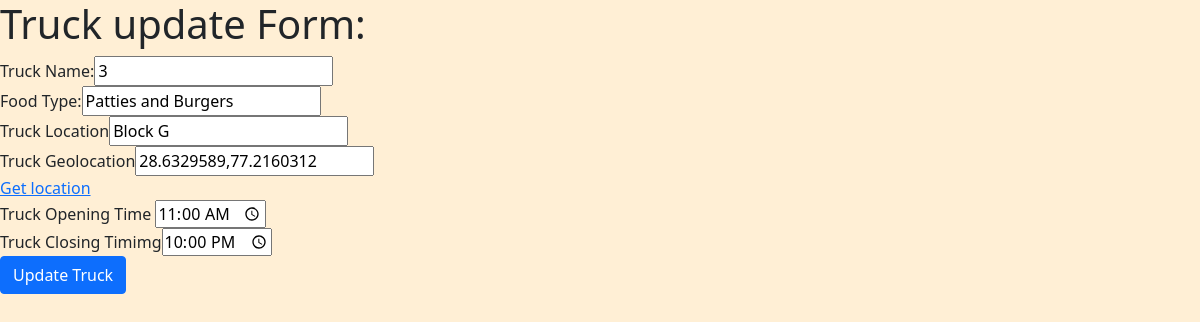
Screenshot of /truck/update/10 with the database file from the repository.
### truckapp/models.py (models this page shows, shortened)
class Truck(models.Model):
    truck_name = models.CharField(max_length=100)
    truck_location = models.CharField(max_length=100)
    food_type = models.CharField(max_length=100, null=True)
    geo_location = models.CharField(max_length=100, null=True)
    truck_opening_time=models.CharField(max_length=20,null=True)
    truck_closing_time=models.CharField(max_length=20,null=True)

### truckapp/views.py (the view, shortened to what this page needs)
# urls.py: path('truck/update/<pk>',views.truck_update_view,name='update'),
def truck_update_view(request,pk):
    truck=Truck.objects.get(id=pk)
    return render(request,'truckapp/update.html',{'truck':truck})

### templates/truckapp/update.html (shortened to what this page needs)
{% extends 'truckapp/base.html' %} {% block content%}
<h1>Truck update Form:</h1>
<form method="post">
    Truck Name:<input type="text" value="{{ truck.truck_name }}" name="truck_name" /><br />
    Food Type:<input type="text" value="{{ truck.food_type }}" name="food_type" /><br />
    Truck Location<input type="text" value="{{ truck.truck_location }}" name="truck_location" /><br />
    Truck Geolocation<input type="text" value="{{ truck.geo_location }}"
        name="geo_location" /><br />
    <a href="javascript:getLocation();">Get location</a><br />Truck Opening Time
    <input type="time" value="{{ truck.truck_opening_time }}" name="truck_opening_time" /><br /> Truck Closing Timimg<input type="time" value="{{ truck.truck_closing_time}}" name="truck_closing_time" /><br />
    <input type="submit" class="btn btn-primary" value="Update Truck" />
</form>
{% endblock %}

### templates/truckapp/base.html (style rules this page uses)
body { background:papayawhip; }

### rows the page displays
Truck: truck_name "3", food_type "Patties and Burgers", truck_location "Block G", geo_location "28.6329589,77.2160312", truck_opening_time "11:00", truck_closing_time "22:00"
